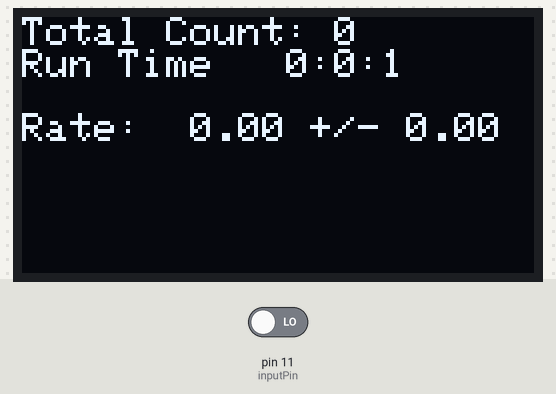
Recording of a sketch running on a simulated Arduino Uno, built with avr-gcc and run on an emulated ATmega328P. On the bench: 128×64 one-colour display. Inputs (shaded band) come from the test bench; at power-on: pin 11 (inputPin) LOW. The display library's start-up logo is not drawn.

Above: at 1.1 s.
At 2.2 s:
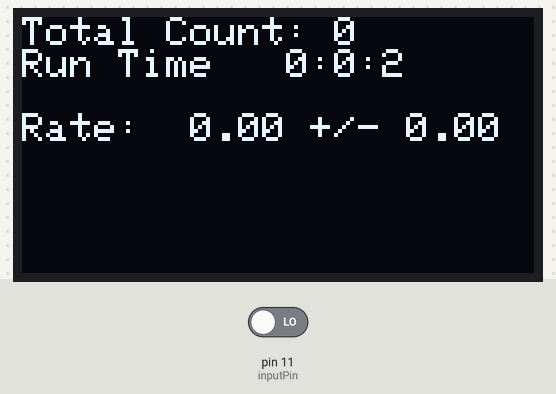
2.3 s: pin 11 (inputPin) driven HIGH
At 4.8 s:
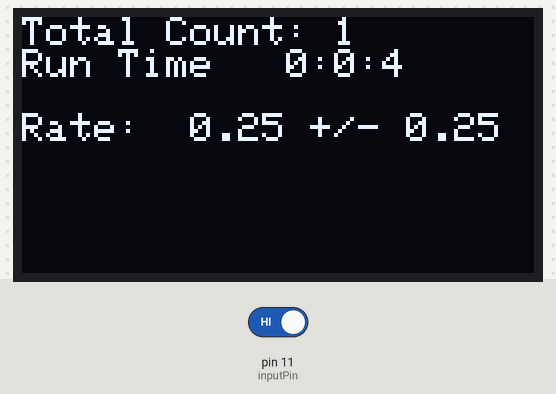
Timing chart, 0 to 6.3 s (numbered marks = the images above; inputs shaded):
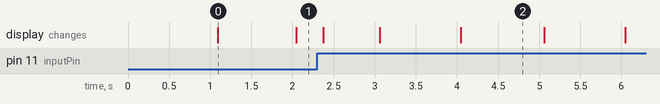

Measured:
- what the display in image 0 shows lasts 0.9 s, from 1.1 s to 2.0 s

The sketch:

Muon_Counter_ino.ino
```cpp
#include <SPI.h>
#include <Wire.h>
#include <Adafruit_GFX.h>
#include <Adafruit_SSD1306.h>
#include <OzOLED.h>

#define OLED_RESET 4
Adafruit_SSD1306 display(OLED_RESET);

int inputPin     = 11;
int resetPin     = 12;

int val          =  0;
long int count   =  0;
int current      =  0;
int previous     =  0;


static const unsigned char PROGMEM logo16_glcd_bmp[] =
{ B00000000, B11000000,
  B00000001, B11000000,
  B00000001, B11000000,
  B00000011, B11100000,
  B11110011, B11100000,
  B11111110, B11111000,
  B01111110, B11111111,
  B00110011, B10011111,
  B00011111, B11111100,
  B00001101, B01110000,
  B00011011, B10100000,
  B00111111, B11100000,
  B00111111, B11110000,
  B01111100, B11110000,
  B01110000, B01110000,
  B00000000, B00110000 };

void setup()   {

  Serial.begin(9600);

  display.begin(SSD1306_SWITCHCAPVCC, 0x3C);
  display.display();
  delay(1000);
  display.clearDisplay();

  pinMode (inputPin,INPUT);

  display.setTextSize(1);
  display.setTextColor(WHITE);
  display.setCursor(0,0);
}

void loop() {

      val = digitalRead(inputPin);
      if (val == HIGH) {
        current = 1;
      }
      else { current = 0; }

      if (current != previous && current == 1) {
        count +=1;
      }

  long int time  = millis()/1000;

  int seconds    = time    % 60;
  int minutes    = time/60 % 60;
  int hours      = time/3600;

  float stdev    = sqrt(count)/time;
  float average  = (float)count/time;

  display.clearDisplay();
  String currentcountstr  = "Total Count:";
  String currentcount     = currentcountstr + " " + count ;
  String runtimestr       = "Run Time   ";
  String runtime          = runtimestr + hours + ":" + minutes + ":" + seconds;
  String ratestr          = "Rate:  ";
  String pm               = "+/-";

  char tmp[15];
  dtostrf(average,1,2,tmp);
  char tmp2[15];
  dtostrf(stdev,1,2,tmp2);

  String rate = ratestr + tmp + " " + pm + " " + tmp2;

  display.setTextSize(1);
  display.setTextColor(WHITE);
  display.setCursor(0,0);
  display.println(currentcount);
  display.println(runtime);
  display.println("");
  display.println(rate);
  display.display();

  previous = current;

}
```
